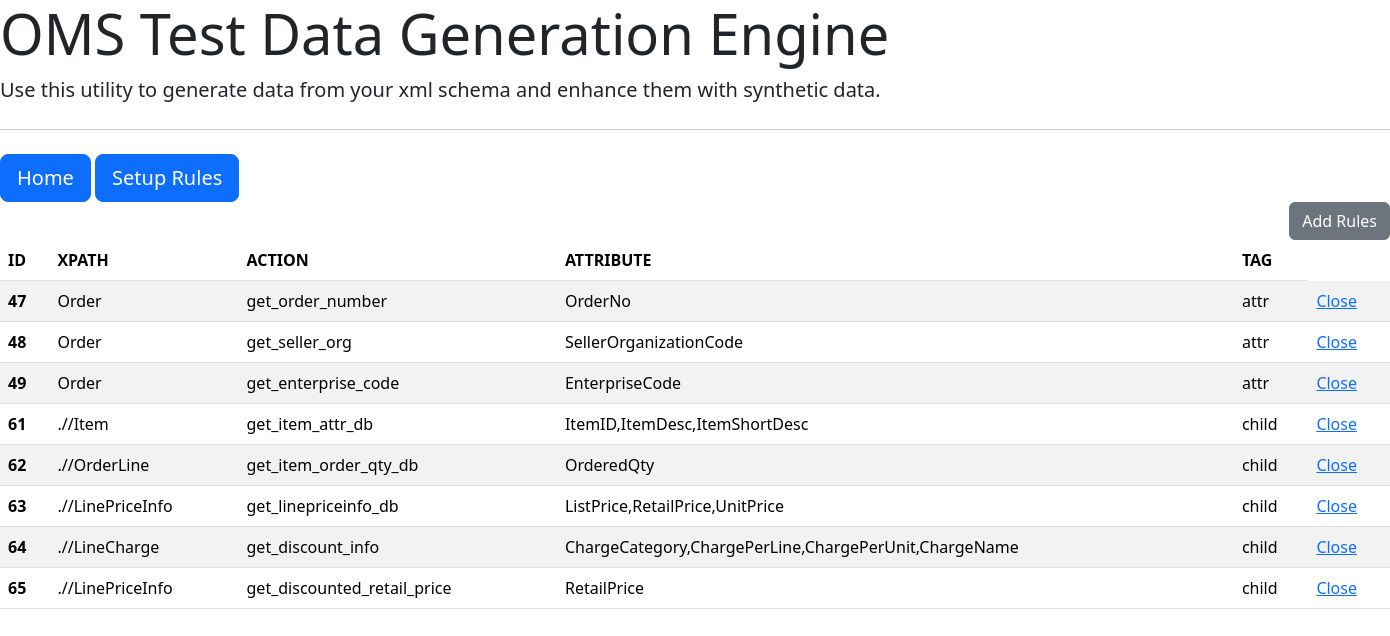
/rules, run on an earlier commit of the app's database.
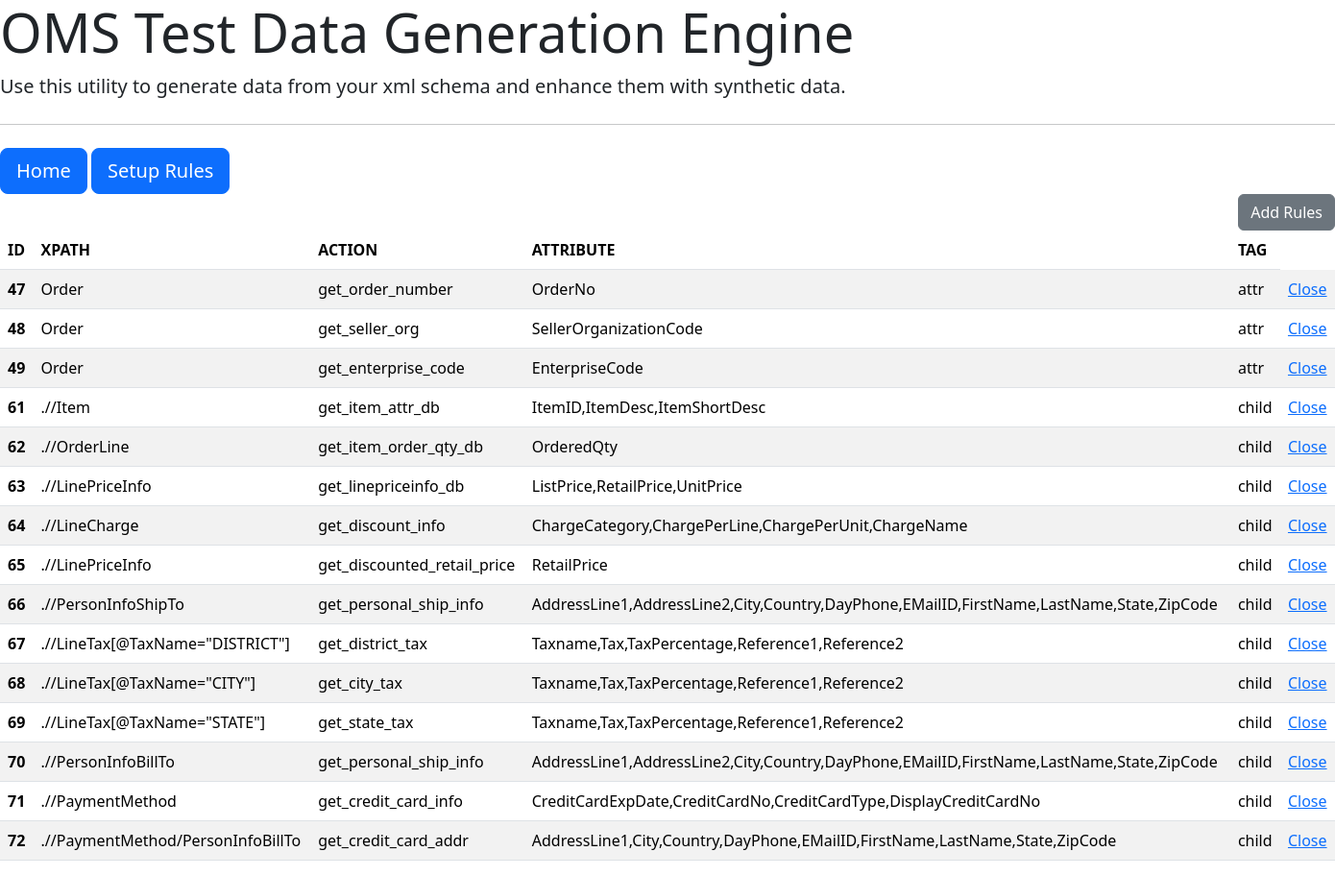
And on a later commit of the database.
### tables this page shows
CREATE TABLE rules_table 
(id INTEGER PRIMARY KEY AUTOINCREMENT,
xpath TEXT,
action TEXT,
attribute TEXT,
tag TEXT
);

### app.py (the view)
@app.route("/rules", methods=["GET", "POST"])
def rules():
    rules_data = query_db()
    return render_template("rules.html", rules_data=rules_data)

### app.py (called while the page is built)
def query_db():
    connie = sqlite3.connect(db_locale)
    c = connie.cursor()
    c.execute("""
    SELECT * FROM rules_table
    """)
    r_data = c.fetchall()
    return r_data

### templates/rules.html (shortened to what this page needs)
{% extends "base.html" %}
{% block content %}
<div class="d-grid gap-2 d-md-flex justify-content-md-end">
     <a class="btn btn-secondary" href="{{url_for('add_rules')}}" role="button">Add Rules</a>
</div>
<table class="table table-striped">
    <thead>
    <tr>
        <th scope="col">ID</th>
        <th scope="col">XPATH</th>
        <th scope="col">ACTION</th>
        <th scope="col">ATTRIBUTE</th>
        <th scope="col">TAG</th>
    </tr>
    </thead>
    <tbody>
    {% for r in rules_data %}
    <tr>
        <th scope="row">{{ r[0] }}</th>
        <td>{{ r[1] }}</td>
        <td>{{ r[2] }}</td>
        <td>{{ r[3] }}</td>
        <td>{{ r[4] }}</td>
        <td><a href="#" onclick="confirmDelete({{ r[0] }})">Close</a>
    </tr>
    {% endfor %}
    </tbody>
</table>
{% endblock %}

### templates/base.html (shortened to what this page needs)
<!doctype html>
<html lang="en">
<head>
    <link href="https://cdn.jsdelivr.net/npm/bootstrap@5.3.2/dist/css/bootstrap.min.css" rel="stylesheet"
>
</head>
<body>
<div class="jumbotron">
    <h1 class="display-4">OMS Test Data Generation Engine</h1>
    <p class="lead">Use this utility to generate data from your xml schema and enhance them with synthetic data.</p>
    <hr class="my-4">
    <a class="btn btn-primary btn-lg" href="{{url_for('home')}}" role="button">Home</a>
    <a class="btn btn-primary btn-lg" href="{{url_for('rules')}}" role="button">Setup Rules</a>
</div>
<main>
    {% block content %}
    {% endblock %}
</main>
</body>
</html>

What changed in the data, as far as the page shows it:
added rules_table: id "66", xpath ".//PersonInfoShipTo", action "get_personal_ship_info", attribute "AddressLine1,AddressLine2,City,Country,DayPhone,EMailID,FirstName,LastName,State,ZipCode", tag "child"
added rules_table: id "67", xpath ".//LineTax[@TaxName=\"DISTRICT\"]", action "get_district_tax", attribute "Taxname,Tax,TaxPercentage,Reference1,Reference2", tag "child"
added rules_table: id "68", xpath ".//LineTax[@TaxName=\"CITY\"]", action "get_city_tax", attribute "Taxname,Tax,TaxPercentage,Reference1,Reference2", tag "child"
added rules_table: id "69", xpath ".//LineTax[@TaxName=\"STATE\"]", action "get_state_tax", attribute "Taxname,Tax,TaxPercentage,Reference1,Reference2", tag "child"
added rules_table: id "70", xpath ".//PersonInfoBillTo", action "get_personal_ship_info", attribute "AddressLine1,AddressLine2,City,Country,DayPhone,EMailID,FirstName,LastName,State,ZipCode", tag "child"
added rules_table: id "71", xpath ".//PaymentMethod", action "get_credit_card_info", attribute "CreditCardExpDate,CreditCardNo,CreditCardType,DisplayCreditCardNo", tag "child"
added rules_table: id "72", xpath ".//PaymentMethod/PersonInfoBillTo", action "get_credit_card_addr", attribute "AddressLine1,City,Country,DayPhone,EMailID,FirstName,LastName,State,ZipCode", tag "child"
